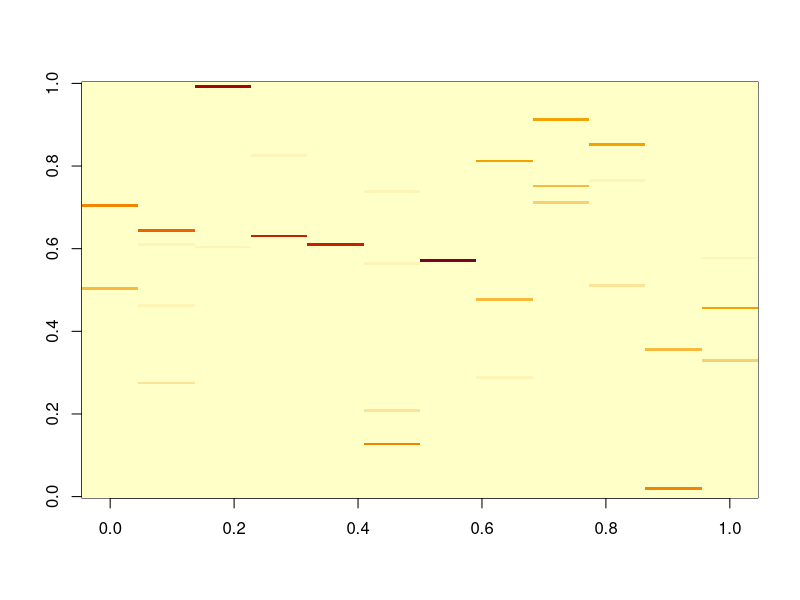
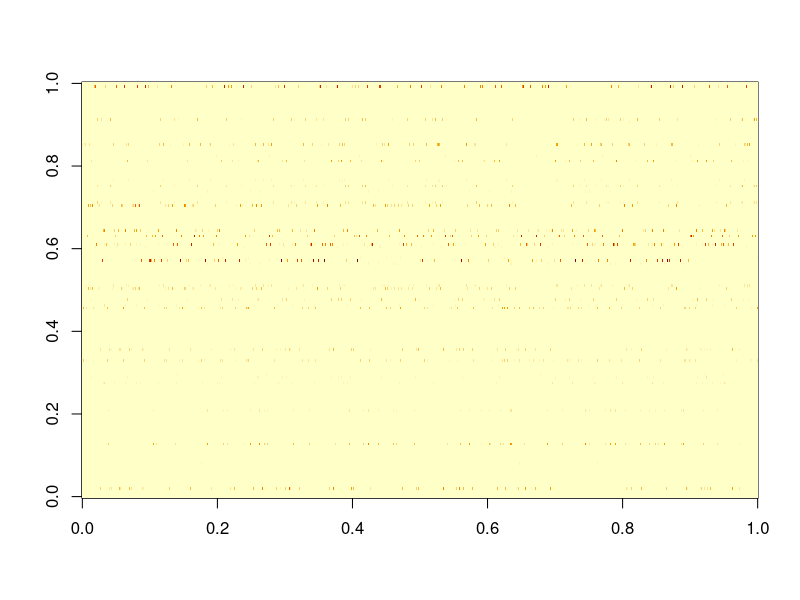

The R script that drew these images, in order: (Note: this script raises an error after producing the figures.)
rm(list=ls(all=TRUE))
library('MCMCpack')
set.seed(30)

nobs=1000
nloc=150

nclust=12
z.true=z=sample(1:nclust,size=nobs,replace=T)
theta.true=theta=rdirichlet(nclust,rep(0.01,nloc))
image(theta.true)
n=round(runif(nobs,min=50,max=250))

obs=matrix(NA,nobs,nloc)
for (i in 1:nobs){
  tmp=theta[z[i],]
  obs[i,]=rmultinom(1,size=n[i],prob=tmp)
}
image(obs)
rowSums(obs)[1:5]
n[1:5]

setwd('U:\\GIT_models\\cluster_tsegments_loc')
write.csv(obs,'fake data.csv',row.names=F)
